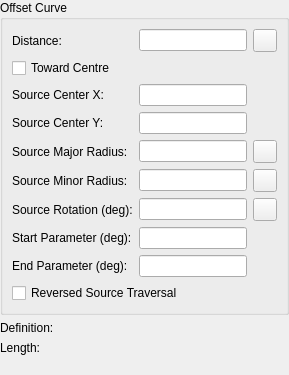
<?xml version="1.0" encoding="UTF-8"?>
<ui version="4.0">
 <class>LC_OffsetCurvePropertiesEditingWidget</class>
 <widget class="QWidget" name="LC_OffsetCurvePropertiesEditingWidget">
  <layout class="QVBoxLayout" name="verticalLayout">
   <property name="leftMargin"><number>0</number></property>
   <property name="topMargin"><number>0</number></property>
   <property name="rightMargin"><number>0</number></property>
   <property name="bottomMargin"><number>0</number></property>
   <item><widget class="QGroupBox" name="gbDefinition">
    <property name="title"><string>Offset Curve</string></property>
    <layout class="QGridLayout" name="definitionLayout" columnstretch="0,1,0">
     <item row="0" column="0"><widget class="QLabel" name="lDistance"><property name="text"><string>Distance:</string></property><property name="buddy"><cstring>leDistance</cstring></property></widget></item>
     <item row="0" column="1"><widget class="QLineEdit" name="leDistance"/></item>
     <item row="0" column="2"><widget class="QToolButton" name="tbPickDistance"><property name="toolTip"><string>Pick offset distance</string></property><property name="icon"><iconset resource="../../../../res/icons/icons.qrc"><normaloff>:/icons/interactive_pick_distance.lci</normaloff></iconset></property></widget></item>
     <item row="1" column="0" colspan="3"><widget class="QCheckBox" name="cbTowardCentre"><property name="text"><string>Toward Centre</string></property></widget></item>
     <item row="2" column="0"><widget class="QLabel" name="lCenterX"><property name="text"><string>Source Center X:</string></property><property name="buddy"><cstring>leCenterX</cstring></property></widget></item>
     <item row="2" column="1"><widget class="QLineEdit" name="leCenterX"/></item>
     <item row="2" column="2" rowspan="2"><widget class="LC_PointPickButton" name="wPickPointCenter" native="true"><property name="toolTip"><string>Pick source center</string></property></widget></item>
     <item row="3" column="0"><widget class="QLabel" name="lCenterY"><property name="text"><string>Source Center Y:</string></property><property name="buddy"><cstring>leCenterY</cstring></property></widget></item>
     <item row="3" column="1"><widget class="QLineEdit" name="leCenterY"/></item>
     <item row="4" column="0"><widget class="QLabel" name="lMajor"><property name="text"><string>Source Major Radius:</string></property><property name="buddy"><cstring>leMajor</cstring></property></widget></item>
     <item row="4" column="1"><widget class="QLineEdit" name="leMajor"/></item>
     <item row="4" column="2"><widget class="QToolButton" name="tbPickMajor"><property name="toolTip"><string>Pick major radius</string></property><property name="icon"><iconset resource="../../../../res/icons/icons.qrc"><normaloff>:/icons/interactive_pick_distance.lci</normaloff></iconset></property></widget></item>
     <item row="5" column="0"><widget class="QLabel" name="lMinor"><property name="text"><string>Source Minor Radius:</string></property><property name="buddy"><cstring>leMinor</cstring></property></widget></item>
     <item row="5" column="1"><widget class="QLineEdit" name="leMinor"/></item>
     <item row="5" column="2"><widget class="QToolButton" name="tbPickMinor"><property name="toolTip"><string>Pick minor radius</string></property><property name="icon"><iconset resource="../../../../res/icons/icons.qrc"><normaloff>:/icons/interactive_pick_distance.lci</normaloff></iconset></property></widget></item>
     <item row="6" column="0"><widget class="QLabel" name="lRotation"><property name="text"><string>Source Rotation (deg):</string></property><property name="buddy"><cstring>leRotation</cstring></property></widget></item>
     <item row="6" column="1"><widget class="QLineEdit" name="leRotation"/></item>
     <item row="6" column="2"><widget class="QToolButton" name="tbPickRotation"><property name="toolTip"><string>Pick source rotation</string></property><property name="icon"><iconset resource="../../../../res/icons/icons.qrc"><normaloff>:/icons/interactive_pick_angle.lci</normaloff></iconset></property></widget></item>
     <item row="7" column="0"><widget class="QLabel" name="lStart"><property name="text"><string>Start Parameter (deg):</string></property><property name="buddy"><cstring>leAngle1</cstring></property></widget></item>
     <item row="7" column="1"><widget class="QLineEdit" name="leAngle1"/></item>
     <item row="8" column="0"><widget class="QLabel" name="lEnd"><property name="text"><string>End Parameter (deg):</string></property><property name="buddy"><cstring>leAngle2</cstring></property></widget></item>
     <item row="8" column="1"><widget class="QLineEdit" name="leAngle2"/></item>
     <item row="9" column="0" colspan="3"><widget class="QCheckBox" name="cbReversed"><property name="text"><string>Reversed Source Traversal</string></property></widget></item>
    </layout>
   </widget></item>
   <item><layout class="QFormLayout" name="informationLayout">
    <item row="0" column="0"><widget class="QLabel" name="lStateTitle"><property name="text"><string>Definition:</string></property></widget></item>
    <item row="0" column="1"><widget class="QLabel" name="lState"><property name="text"><string/></property></widget></item>
    <item row="1" column="0"><widget class="QLabel" name="lLength"><property name="text"><string>Length:</string></property></widget></item>
    <item row="1" column="1"><widget class="QLabel" name="lLengthValue"><property name="text"><string/></property><property name="textInteractionFlags"><set>Qt::TextSelectableByMouse</set></property></widget></item>
   </layout></item>
   <item><widget class="QLabel" name="lRefusal"><property name="text"><string/></property><property name="wordWrap"><bool>true</bool></property><property name="textFormat"><enum>Qt::PlainText</enum></property><property name="textInteractionFlags"><set>Qt::TextSelectableByMouse</set></property></widget></item>
  </layout>
 </widget>
 <customwidgets><customwidget><class>LC_PointPickButton</class><extends>QWidget</extends><header>lc_pointpickbutton.h</header><container>1</container></customwidget></customwidgets>
 <resources><include location="../../../../res/icons/icons.qrc"/></resources>
 <connections/>
</ui>
